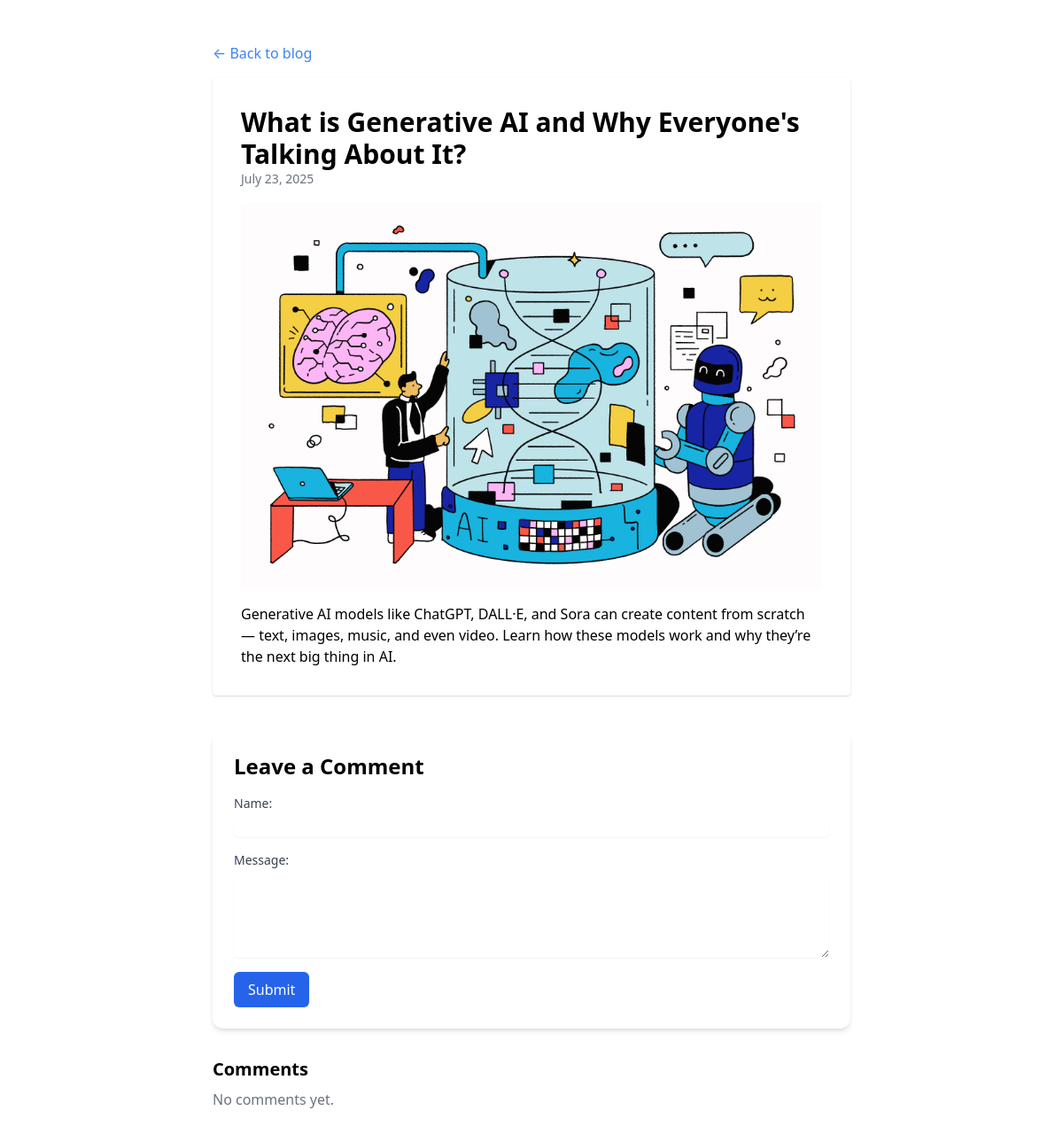
Page /post/what-is-generative-ai/ on the committed database.
### app/models.py (models this page shows, shortened)
class Post(models.Model):
    title = models.CharField(max_length=200)
    slug = models.SlugField(unique=True, blank=True)
    content = models.TextField()
    image = models.ImageField(upload_to='post_images/', blank=True, null=True)
    category = models.ForeignKey(Category, on_delete=models.SET_NULL, null=True, blank=True)
    created_at = models.DateTimeField(auto_now_add=True)

### app/views.py (the view)
# urls.py: path('post/<slug:slug>/', views.post_detail, name='post_detail'),
def post_detail(request, slug):
    post = get_object_or_404(Post, slug=slug)
    comments = post.comments.all().order_by('-created_at')
    form = CommentForm(request.POST or None)
    if request.method == 'POST' and form.is_valid():
        comment = form.save(commit=False)
        comment.post = post
        comment.save()
        return redirect('post_detail', slug=slug)
    return render(request, 'post_detail.html', {'post': post, 'form': form, 'comments': comments})

### app/forms.py
class CommentForm(forms.ModelForm):
    class Meta:
        model = Comment
        fields = ['name', 'message']

### app/templates/post_detail.html (shortened to what this page needs)
<!DOCTYPE html>
<html lang="en">
<head>
  <link href="https://cdn.jsdelivr.net/npm/tailwindcss@2.2.19/dist/tailwind.min.css" rel="stylesheet">
</head>
<body>
  <div class="max-w-3xl mx-auto py-12 px-6">
    <a href="/" class="text-blue-500">← Back to blog</a>
    <div class="bg-white p-8 rounded shadow mt-4">
      <h1 class="text-3xl font-bold">{{ post.title }}</h1>
      <p class="text-sm text-gray-500 mb-4">{{ post.created_at|date:"F d, Y" }}</p>
      {% if post.image %}<img src="{{ post.image.url }}" class="mb-4 rounded" />{% endif %}
      <div class="prose">{{ post.content|linebreaks }}</div>
    </div>
<div class="mt-10 bg-white p-6 rounded-xl shadow-md">
  <h2 class="text-2xl font-semibold mb-4">Leave a Comment</h2>
  <form method="post" class="space-y-4">{% csrf_token %}
    <div>
      <label for="name" class="block text-sm font-medium text-gray-700">Name:</label>
      <input type="text" name="name" id="name" class="mt-1 block w-full rounded-md border-gray-300 shadow-sm focus:ring-blue-500 focus:border-blue-500">
    </div>
    <div>
      <label for="message" class="block text-sm font-medium text-gray-700">Message:</label>
      <textarea name="message" id="message" rows="4" class="mt-1 block w-full rounded-md border-gray-300 shadow-sm focus:ring-blue-500 focus:border-blue-500"></textarea>
    </div>
    <div>
      <button type="submit" class="inline-flex items-center px-4 py-2 bg-blue-600 text-white font-medium rounded-md hover:bg-blue-700 transition">
        Submit
      </button>
    </div>
  </form>
</div>
<div class="mt-8">
  <h3 class="text-xl font-semibold mb-2">Comments</h3>
  {% if post.comments.all %}
    <ul class="space-y-4">
      {% for comment in post.comments.all %}
        <li class="bg-gray-100 p-4 rounded-md shadow-sm">
          <p class="font-semibold text-gray-800">{{ comment.name }}</p>
          <p class="text-gray-700">{{ comment.message }}</p>
        </li>
      {% endfor %}
    </ul>
  {% else %}
    <p class="text-gray-500">No comments yet.</p>
  {% endif %}
</div>
</body>
</html>

### rows in the picture
Post: title "What is Generative AI and Why Everyone's Talking About It?", created_at "July 23, 2025", image (picture), content "Generative AI models like ChatGPT, DALL·E, and Sora can create content from scratch — text, images, music, and even video. Learn how these models work and why they’re the next big thing in AI."
